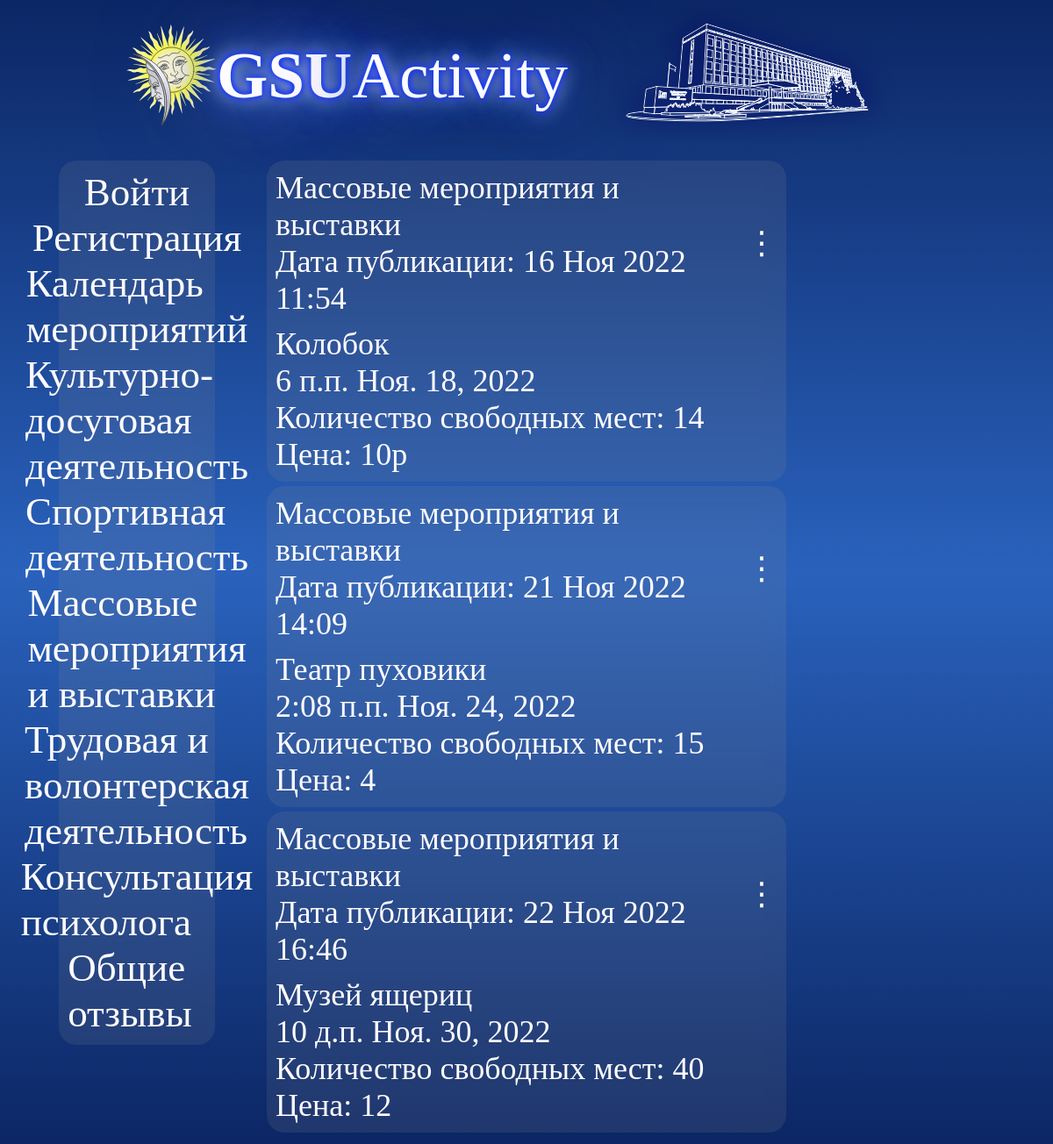
The app's page /mass/, older data.
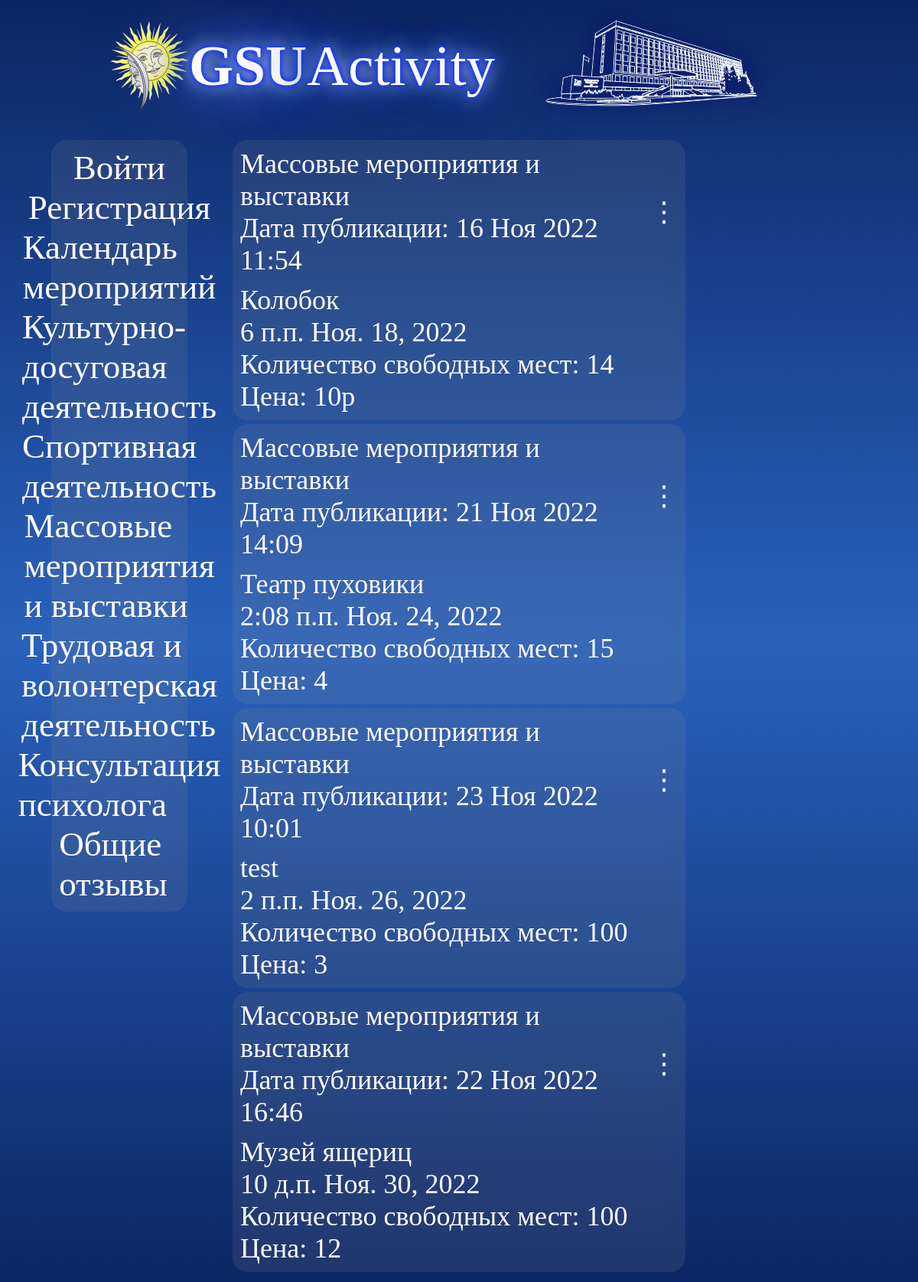
The same page, newer data.
### news/models.py (models this page shows, shortened)
class Post(models.Model):
    tag = (
        ('cult','Культурно-досуговая деятельность'),
        ('sport','Спортивная деятельность'),
        ('mass','Массовые мероприятия и выставки'),
        ('trud','Трудовая и волонтерская деятельность'),
        )
    name = models.CharField(null=True, blank=False,max_length=100)
    content = models.TextField(null=True, blank=False)
    image = models.ImageField(upload_to='image/%Y/%m/%d/', blank=True, null=True)
    file = models.FileField(upload_to='files/%Y/%m/%d/', blank=True, null=True)
    video = models.FileField(upload_to='video/%Y/%m/%d/', blank=True, null=True)
    audio = models.FileField(upload_to='audio/%Y/%m/%d/', blank=True, null=True)
    author = models.ForeignKey(AdvUser, on_delete=models.CASCADE, null=True)
    pubdate = models.DateTimeField(auto_now_add=True, db_index=True, verbose_name='Publication date')
    eventtime = models.TimeField(db_index=True,null=True,blank=False)
    eventdate = models.DateField(db_index=True,null=True,blank=False)
    stoim = models.CharField(null = True, blank = False, max_length=10)
    mesta = models.IntegerField(null = True, blank = False,default=2,validators=[MinValueValidator(0)])
    tags = models.CharField( blank = False,choices=tag, max_length=50)
    zapisi = models.ManyToManyField(AdvUser, related_name='Записаные',blank=True)
    class Meta:
        verbose_name_plural = 'События'
        verbose_name = 'Событие'
        ordering = ['eventdate']

### news/views.py (the view)
# urls.py: path('mass/', mass, name='mass'),
def mass(request):
	posts = Post.objects.all()
	vists = Vist.objects.all()
	your_zapisi = Post.objects.filter(zapisi=request.user.id)
	return render(request, 'news/mass.html', {'posts': posts,'your_zapisi':your_zapisi,'vists':vists})

### news/templates/news/mass.html (shortened to what this page needs)
{% extends "layout/basic.html" %}
{% block content %}
{% if posts %}
{% for post in posts %}
{% if post.tags == 'mass' %}
	<div class="post">
		<div class="post-author">
			<div class="post-author-a">
			    <div>
					{% if post.tags == 'mass' %}
					<a href="{% url 'news:mass' %}" class="link">{{ post.get_tags_display}}</a><br>
					{% endif %}
					Дата публикации: {{ post.pubdate|date:"d M Y H:i" }}
				</div>
			</div>
			<div class="post-author-b">
				<a href="{% url 'news:detail' pk=post.pk %}" class="link">⋮</a>
			</div>
		</div>
		<div class="post-content">
			{{ post.name}}<br> {{ post.eventtime }} {{ post.eventdate }}<br>
			Количество свободных мест: {{ post.mesta }}<br>
			Цена: {{ post.stoim }}<br>
		</div>
	</div>
{% endif %}
{% endfor %}
{% endif %}
{% endblock %}

Row changes from the older to the newer data that the page shows:
added Post: tags "Массовые мероприятия и выставки", pubdate "23 Ноя 2022 10:01", name "test", eventtime "2 п.п.", eventdate "Ноя. 26, 2022", mesta "100", stoim "3"
changed Post "22 Ноя 2022 16:46": mesta "40" → "100"
